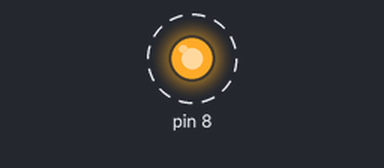
This program was run on a simulated Raspberry Pi (header pin numbers). On the bench: output pins drawn as LEDs (lit = HIGH). Dashed ring = blinking. At 3.3 s the program stops and its outputs stay as they are.

Above: at 0.12 s.
Timing chart, 0 to 3.0 s (numbered marks = the images above):
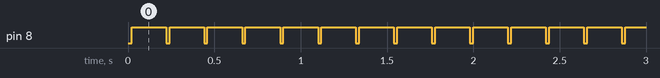

Measured:
- by itself, pin 8: alternates HIGH for 0.20 s and LOW for 0.02 s, 30 changes in all, then stays LOW

The program:

activebee.py
```python
import RPi.GPIO as GPIO
import time


# 指定编号规则为BOARD
GPIO.setmode(GPIO.BOARD)
# 将第8个引脚设置为输出模式
GPIO.setup(8, GPIO.OUT)


def beep(seconds):

    # 根据模块高低电平触发条件调正输出信号
    GPIO.output(8, GPIO.LOW)
    time.sleep(seconds)
    GPIO.output(8, GPIO.HIGH)


def beepAction(secs, sleepsecs, times):

    for i in range(times):
        beep(secs)
        time.sleep(sleepsecs)

# （鸣叫时间，停顿间隔时间，总时长）
beepAction(0.02,0.2,15)

# 结束进程，释放GPIO引脚
GPIO.cleanup()
```
